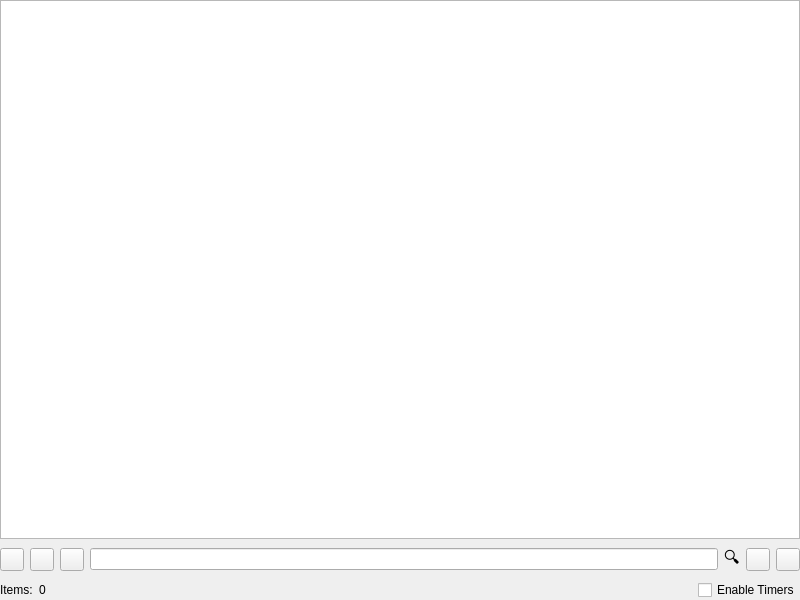
<?xml version="1.0" encoding="UTF-8"?>
<ui version="4.0">
 <class>PrefsTimers</class>
 <widget class="QWidget" name="PrefsTimers">
  <property name="geometry">
   <rect>
    <x>0</x>
    <y>0</y>
    <width>800</width>
    <height>600</height>
   </rect>
  </property>
  <property name="windowTitle">
   <string>Dialog</string>
  </property>
  <layout class="QVBoxLayout" name="verticalLayout">
   <property name="leftMargin">
    <number>0</number>
   </property>
   <property name="topMargin">
    <number>0</number>
   </property>
   <property name="rightMargin">
    <number>0</number>
   </property>
   <property name="bottomMargin">
    <number>0</number>
   </property>
   <item>
    <widget class="QTreeView" name="tree">
     <property name="dragEnabled">
      <bool>false</bool>
     </property>
     <property name="selectionMode">
      <enum>QAbstractItemView::SelectionMode::ExtendedSelection</enum>
     </property>
     <property name="rootIsDecorated">
      <bool>true</bool>
     </property>
     <property name="uniformRowHeights">
      <bool>true</bool>
     </property>
     <property name="sortingEnabled">
      <bool>true</bool>
     </property>
     <property name="animated">
      <bool>true</bool>
     </property>
     <property name="allColumnsShowFocus">
      <bool>true</bool>
     </property>
    </widget>
   </item>
   <item>
    <layout class="QHBoxLayout" name="_control">
     <item>
      <widget class="QToolButton" name="add">
       <property name="text">
        <string/>
       </property>
       <property name="icon">
        <iconset theme="QIcon::ThemeIcon::ListAdd"/>
       </property>
      </widget>
     </item>
     <item>
      <widget class="QToolButton" name="remove">
       <property name="text">
        <string/>
       </property>
       <property name="icon">
        <iconset theme="QIcon::ThemeIcon::ListRemove"/>
       </property>
      </widget>
     </item>
     <item>
      <widget class="QToolButton" name="edit">
       <property name="text">
        <string/>
       </property>
       <property name="icon">
        <iconset theme="QIcon::ThemeIcon::MailMessageNew"/>
       </property>
      </widget>
     </item>
     <item>
      <widget class="QLineEdit" name="search">
       <property name="clearButtonEnabled">
        <bool>true</bool>
       </property>
      </widget>
     </item>
     <item>
      <widget class="QLabel" name="label_search">
       <property name="font">
        <font>
         <pointsize>12</pointsize>
        </font>
       </property>
       <property name="text">
        <string>🔍</string>
       </property>
      </widget>
     </item>
     <item>
      <widget class="QToolButton" name="export_xml">
       <property name="text">
        <string/>
       </property>
       <property name="icon">
        <iconset theme="QIcon::ThemeIcon::EditCopy"/>
       </property>
      </widget>
     </item>
     <item>
      <widget class="QToolButton" name="import_xml">
       <property name="text">
        <string/>
       </property>
       <property name="icon">
        <iconset theme="QIcon::ThemeIcon::EditPaste"/>
       </property>
      </widget>
     </item>
    </layout>
   </item>
   <item>
    <layout class="QHBoxLayout" name="horizontalLayout">
     <item>
      <widget class="QLabel" name="label_item_count">
       <property name="text">
        <string>Items:</string>
       </property>
      </widget>
     </item>
     <item>
      <widget class="QLabel" name="item_count">
       <property name="text">
        <string>0</string>
       </property>
      </widget>
     </item>
     <item>
      <spacer name="horizontalSpacer">
       <property name="orientation">
        <enum>Qt::Orientation::Horizontal</enum>
       </property>
       <property name="sizeHint" stdset="0">
        <size>
         <width>40</width>
         <height>20</height>
        </size>
       </property>
      </spacer>
     </item>
     <item>
      <widget class="QCheckBox" name="EnableTimers">
       <property name="text">
        <string>Enable Timers</string>
       </property>
      </widget>
     </item>
    </layout>
   </item>
  </layout>
 </widget>
 <resources/>
 <connections/>
</ui>
